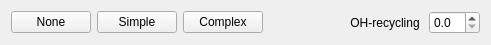
      <widget class="QWidget" name="gridLayoutWidget_25">
       <property name="geometry">
        <rect>
         <x>10</x>
         <y>10</y>
         <width>491</width>
         <height>37</height>
        </rect>
       </property>
       <layout class="QGridLayout" name="reactions_grid" columnstretch="0,0,0,1,0">
        <item row="0" column="1">
         <widget class="QPushButton" name="input_reactions_simplebutton">
          <property name="toolTip">
           <string>select simple reactions</string>
          </property>
          <property name="text">
           <string>Simple</string>
          </property>
         </widget>
        </item>
        <item row="0" column="2">
         <widget class="QPushButton" name="input_reactions_complexbutton">
          <property name="toolTip">
           <string>select all reactions</string>
          </property>
          <property name="text">
           <string>Complex</string>
          </property>
         </widget>
        </item>
        <item row="0" column="3">
         <widget class="QLabel" name="label_reactions_OHrecycling">
          <property name="minimumSize">
           <size>
            <width>100</width>
            <height>0</height>
           </size>
          </property>
          <property name="toolTip">
           <string>Stoichiometric coefficient for reaction 19</string>
          </property>
          <property name="text">
           <string>OH-recycling </string>
          </property>
          <property name="alignment">
           <set>Qt::AlignRight|Qt::AlignTrailing|Qt::AlignVCenter</set>
          </property>
         </widget>
        </item>
        <item row="0" column="4">
         <widget class="QDoubleSpinBox" name="input_reactions_OHrecycling">
          <property name="toolTip">
           <string>Stoichiometric coefficient for reaction 19</string>
          </property>
          <property name="decimals">
           <number>1</number>
          </property>
          <property name="maximum">
           <double>10.000000000000000</double>
          </property>
          <property name="singleStep">
           <double>0.100000000000000</double>
          </property>
         </widget>
        </item>
        <item row="0" column="0">
         <widget class="QPushButton" name="input_reactions_nonebutton">
          <property name="toolTip">
           <string>deselect all reactions</string>
          </property>
          <property name="text">
           <string>None</string>
          </property>
         </widget>
        </item>
       </layout>
      </widget>
